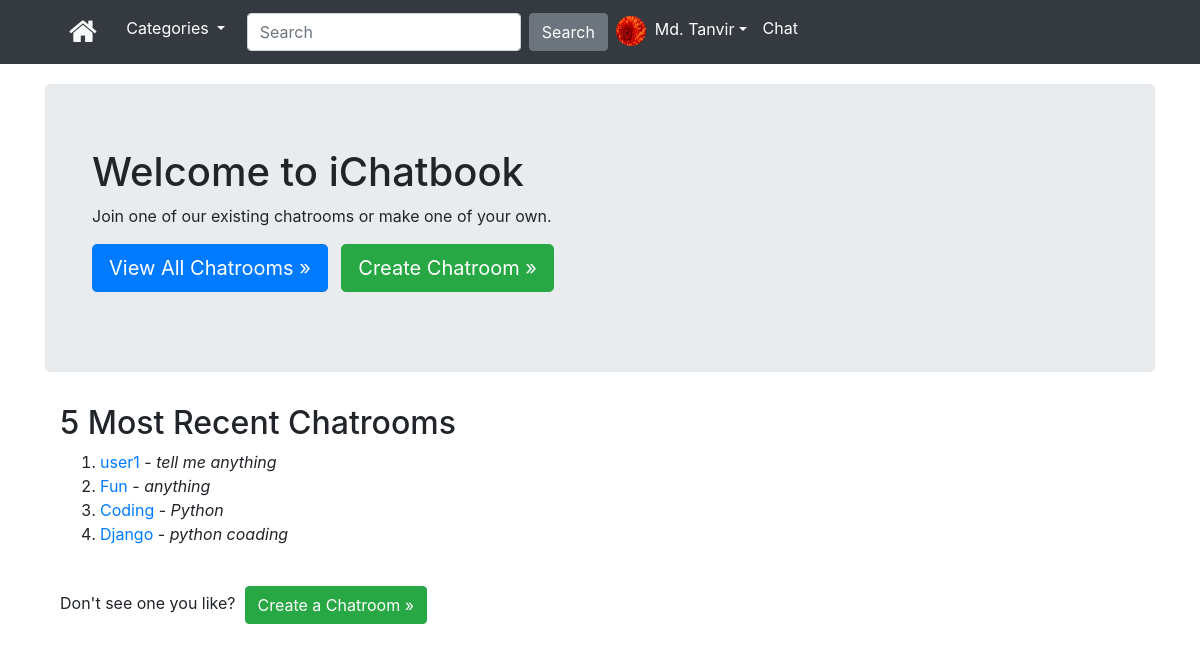
Screenshot of /chat/ (signed in) with the database file from the repository.
### App_Login/models.py (models this page shows)
class UserProfile(models.Model):
    user = models.OneToOneField(User, related_name='user_profile', on_delete=models.CASCADE)
    description = models.TextField(blank=True)
    profile_pic = models.ImageField(upload_to='profile_pics', blank=True)
    dob = models.DateField(blank=True, null=True)
    website = models.URLField(blank=True)

### chat/models.py (models this page shows, shortened)
class Chatroom(models.Model):
    name = models.CharField(max_length=50, unique=True, blank=False)
    info = models.CharField(max_length=300, blank=False)
    slug = AutoSlugField(populate_from='name')
    created = models.DateTimeField(auto_now_add=True)
    created_by = models.ForeignKey(User, related_name='chatroom_creator',
                                   on_delete=models.CASCADE, blank=False)

### chat/views.py (the view)
# urls.py: path('', views.Home.as_view(), name='home'),
class Home(LoginRequiredMixin, ListView):
    context_object_name = 'chatroom'
    model = Chatroom
    template_name = 'chat/home.html'
    def get_queryset(self):
        filters = {}
        return Chatroom.objects.order_by('-created').filter(**filters)[:5]
    def get_context_data(self, **kwargs):
        context = super(Home, self).get_context_data(**kwargs)
        context['recent_chatrooms'] = self.get_queryset()
        return context

### App_Content/context_processors.py (called while the page is built)
def extras(request):
    cat_menu_list = Category.objects.all()
    return {'cat_menu_list': cat_menu_list}

### App_Content/models.py (called while the page is built)
    def __str__(self):
        return self.title

### templates/chat/home.html (shortened to what this page needs)
{% extends "base.html" %}
{% block body_block %}
<div class="jumbotron">
  <div class="container">
    <h1>Welcome to iChatbook</h1>
    <p>Join one of our existing chatrooms or make one of your own.</p>
    <p>
      <a class="btn btn-primary btn-lg" href="{% url 'chat:chatrooms' %}">View All Chatrooms &raquo;</a>&nbsp;&nbsp;
      <a class="btn btn-success btn-lg" href="{% url 'chat:chatroom_create_form' %}">Create Chatroom &raquo;</a>
    </p>
  </div>
</div>
<div class="container">
  <div class="row">
    <div class="col-lg-8">
      <h2>5 Most Recent Chatrooms</h2>
      <ol>
        {% for room in recent_chatrooms %}
        <li><a href="{% url 'chat:chatroom' slug=room.slug %}">{{ room.name }}</a> - <i>{{ room.info }}</i></li>
        {% endfor %}
      </ol>
      <br>
      <p>Don't see one you like?&nbsp;&nbsp;<a class="btn btn-success" href="{% url 'chat:chatroom_create_form' %}">Create a Chatroom &raquo;</a></p>
    </div>
  </div>
  {% endblock %}

### templates/base.html (shortened to what this page needs)
<!DOCTYPE html>
<html lang="en" dir="ltr">
<head>
  <link rel="stylesheet" href="https://maxcdn.bootstrapcdn.com/bootstrap/4.5.2/css/bootstrap.min.css">
  <link rel="stylesheet" href="https://cdnjs.cloudflare.com/ajax/libs/font-awesome/4.7.0/css/font-awesome.min.css">
</head>
<body>
  <nav class="navbar navbar-expand-sm bg-dark navbar-dark">
    <ul class="navbar-nav">&nbsp; &nbsp;&nbsp; &nbsp; &nbsp; &nbsp;
      {% if user.is_authenticated %}
      <li class="nav-item active">
        <a class="nav-link" href="{% url 'index' %}"><i class="fa fa-home" style="font-size:30px;color:#F8F9F9"></i></a>
      </li>
      <li class="nav-item dropdown active">
        <a class="nav-link dropdown-toggle" href="{% url 'App_Content:category_list' %}" id="navbardrop" data-toggle="dropdown">
          Categories
        </a>
      </li>
      <form class="form-inline" method="GET">
        <input class="form-control mr-sm-2" type="text" name="search" placeholder="Search">
        <button class="btn btn-secondary" type="submit">Search</button>
      </form>
      <div class="nav-item dropdown active ">
        {% if user.user_profile.profile_pic %}
        <a class="nav-link dropdown-toggle" data-toggle="dropdown" href="{% url 'App_Login:profile' %}"><img src="/media/{{user.user_profile.profile_pic}}" width="30px" height="30px" class="rounded-circle">&nbsp; {{user.first_name}}</a>
        {% else %}
        <a class="nav-link dropdown-toggle" data-toggle="dropdown" href="{% url 'App_Login:profile' %}"><img src="/media/default_pic.PNG" width="30px" height="30px" class="rounded-circle">&nbsp; {{user.first_name}}</a>
        {% endif %}
      </div>
      <li class="nav-item active">
        <a class="nav-link" href="{% url 'chat:home' %}">Chat</a>
      </li>
      {% endif %}
    </ul>
  </nav>
  <div class="container" style="padding-top:20px">
    {% block body_block %}
    {% endblock %}
</body>
</html>

### rows the page displays
Chatroom: name "user1", info "tell me anything"
Chatroom: name "Fun", info "anything"
Chatroom: name "Coding", info "Python"
Chatroom: name "Django", info "python coading"

### other values shown
{{ user.first_name }} "Md. Tanvir"
